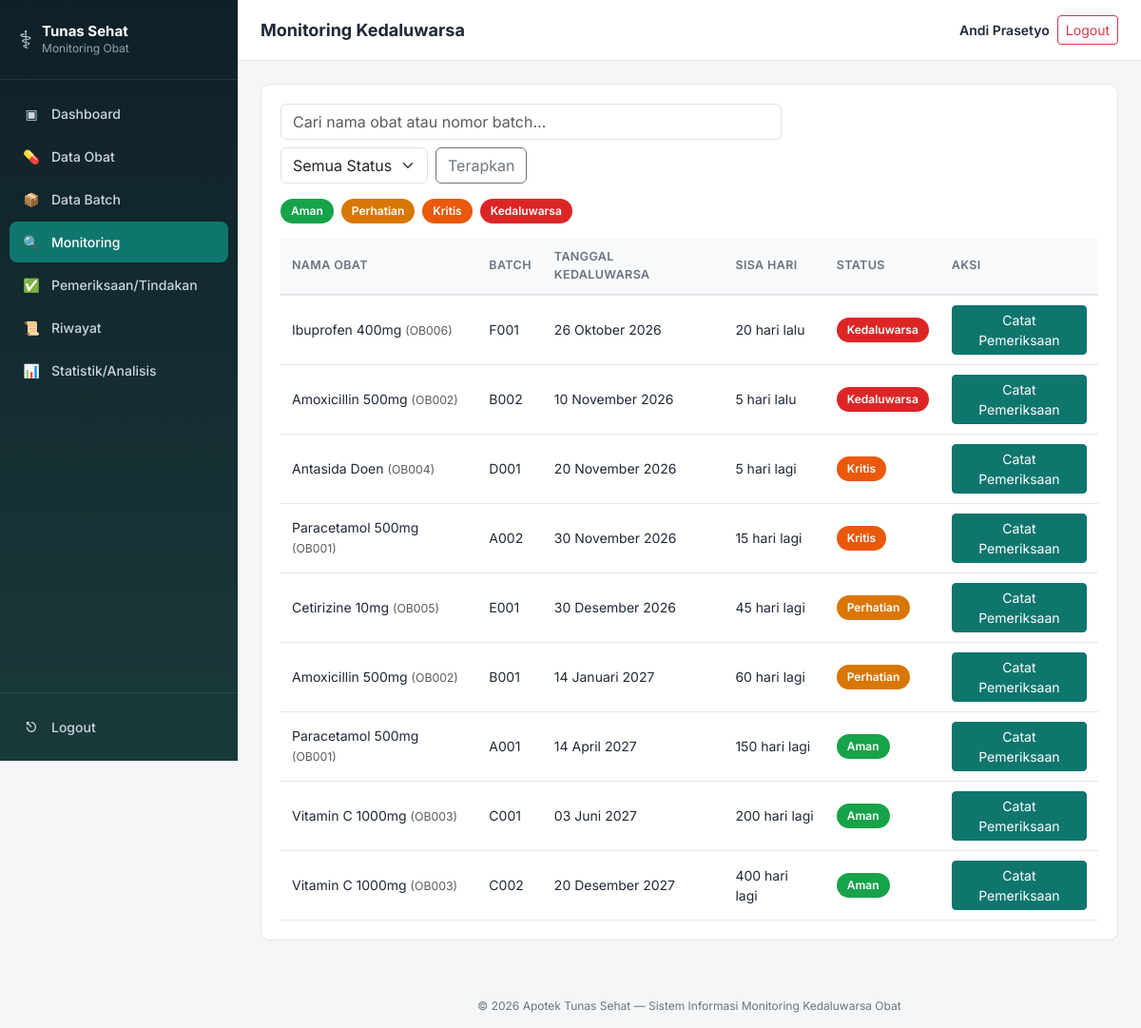
Page /modules/monitoring/index.php (signed in) on the committed database.
### tables this page shows
CREATE TABLE batch (
    id_batch INT AUTO_INCREMENT PRIMARY KEY,
    id_obat INT NOT NULL,
    nomor_batch VARCHAR(50) NOT NULL,
    tanggal_masuk DATE NOT NULL,
    tanggal_kedaluwarsa DATE NOT NULL,
    jumlah_stok INT NOT NULL DEFAULT 0,
    created_at TIMESTAMP DEFAULT CURRENT_TIMESTAMP,
    updated_at TIMESTAMP DEFAULT CURRENT_TIMESTAMP ON UPDATE CURRENT_TIMESTAMP,
    CONSTRAINT fk_batch_obat FOREIGN KEY (id_obat) REFERENCES obat(id_obat)
        ON DELETE RESTRICT ON UPDATE CASCADE
);

CREATE TABLE obat (
    id_obat INT AUTO_INCREMENT PRIMARY KEY,
    kode_obat VARCHAR(20) NOT NULL UNIQUE,
    nama_obat VARCHAR(100) NOT NULL,
    kategori VARCHAR(50) NOT NULL,
    satuan VARCHAR(20) NOT NULL,
    keterangan TEXT NULL,
    created_at TIMESTAMP DEFAULT CURRENT_TIMESTAMP,
    updated_at TIMESTAMP DEFAULT CURRENT_TIMESTAMP ON UPDATE CURRENT_TIMESTAMP
);

### includes/functions.php (called while the page is built, shortened)
<?php
function statusBadgeClass(string $status): string
{
    switch ($status) {
        case 'Aman':        return 'badge-aman';
        case 'Perhatian':   return 'badge-perhatian';
        case 'Kritis':      return 'badge-kritis';
        case 'Kedaluwarsa': return 'badge-kedaluwarsa';
    }
}
function formatTanggalIndo(?string $tanggal): string
{
    $bulan = ['', 'Januari', 'Februari', 'Maret', 'April', 'Mei', 'Juni',
              'Juli', 'Agustus', 'September', 'Oktober', 'November', 'Desember'];
    $d = new DateTime($tanggal);
    return $d->format('d') . ' ' . $bulan[(int) $d->format('n')] . ' ' . $d->format('Y');
}
function e(?string $str): string
{
    return htmlspecialchars($str ?? '', ENT_QUOTES, 'UTF-8');
}
function labelSisaHari(int $sisa): string
{
    if ($sisa > 0) return $sisa . ' hari lagi';
    return abs($sisa) . ' hari lalu';
}

### modules/monitoring/index.php (the view, shortened to what this page needs)
<?php
require_once __DIR__ . '/../../config/config.php';
$filterStatus = $_GET['filter'] ?? '';
$keyword = trim($_GET['q'] ?? '');
$sql = "SELECT b.*, o.nama_obat, o.kode_obat FROM batch b JOIN obat o ON o.id_obat = b.id_obat";
$params = [];
$stmt = $pdo->prepare($sql);
$stmt->execute($params);
$batchList = $stmt->fetchAll();
usort($batchList, fn($a, $b) => $a['sisa_hari'] <=> $b['sisa_hari']);
$statusOptions = ['Aman', 'Perhatian', 'Kritis', 'Kedaluwarsa'];
include __DIR__ . '/../../includes/header.php';
?>
<div class="panel">
  <div class="d-flex justify-content-between align-items-center flex-wrap gap-2 mb-3">
    <form method="GET" class="d-flex gap-2 flex-wrap">
      <input type="text" name="q" class="form-control" placeholder="Cari nama obat atau nomor batch..." value="<?= e($keyword) ?>" style="min-width:230px;">
      <select name="filter" class="form-select" style="width:auto;">
        <option value="">Semua Status</option>
      </select>
      <button class="btn btn-outline-secondary" type="submit">Terapkan</button>
    </form>
  </div>
  <div class="d-flex gap-2 mb-3 flex-wrap">
    <?php foreach ($statusOptions as $s): ?>
      <a href="?filter=<?= $s ?>" class="badge-status <?= statusBadgeClass($s) ?>" style="text-decoration:none; <?= $filterStatus === $s ? 'box-shadow:0 0 0 2px #111827;' : '' ?>"><?= $s ?></a>
    <?php endforeach; ?>
  </div>
  <?php if (empty($batchList)): ?>
    <div class="empty-state"><div class="icon">&#128269;</div>Tidak ada batch yang cocok dengan filter/pencarian.</div>
  <?php else: ?>
  <div class="table-responsive-wrap">
    <table class="table-app">
      <thead>
        <tr><th>Nama Obat</th><th>Batch</th><th>Tanggal Kedaluwarsa</th><th>Sisa Hari</th><th>Status</th><th>Aksi</th></tr>
      </thead>
      <tbody>
      <?php foreach ($batchList as $b): ?>
        <tr>
          <td><?= e($b['nama_obat']) ?> <span class="text-muted small">(<?= e($b['kode_obat']) ?>)</span></td>
          <td><?= e($b['nomor_batch']) ?></td>
          <td><?= formatTanggalIndo($b['tanggal_kedaluwarsa']) ?></td>
          <td><?= labelSisaHari($b['sisa_hari']) ?></td>
          <td><span class="badge-status <?= statusBadgeClass($b['status']) ?>"><?= $b['status'] ?></span></td>
          <td>
            <a href="../pemeriksaan/create.php?id_batch=<?= $b['id_batch'] ?>" class="btn btn-sm btn-primary-app text-white">Catat Pemeriksaan</a>
          </td>
        </tr>
      <?php endforeach; ?>
      </tbody>
    </table>
  </div>
  <?php endif; ?>
</div>
<?php include __DIR__ . '/../../includes/footer.php'; ?>

### assets/css/style.css (style rules this page uses)
:root { --primary: #0f766e; --primary-dark: #0b5a54; --sidebar-bg: #0f2027; --sidebar-bg2: #1a3a3a; --text-main: #1f2937; --text-muted: #6b7280; --border: #e5e7eb; --bg-page: #f4f6f8; --aman: #16a34a; --perhatian: #d97706; --kritis: #ea580c; --kedaluwarsa: #dc2626; --radius: 10px; }
* { box-sizing: border-box; }
body { font-family: 'Inter', -apple-system, BlinkMacSystemFont, 'Segoe UI', sans-serif; background: var(--bg-page); color: var(--text-main); margin: 0; }
.panel { background: #fff; border-radius: var(--radius); border: 1px solid var(--border); padding: 20px; margin-bottom: 22px; }
.badge-status { display: inline-block; padding: 4px 11px; border-radius: 999px; font-size: 12px; font-weight: 600; color: #fff; }
.badge-aman { background: var(--aman); }
.badge-perhatian { background: var(--perhatian); }
.badge-kritis { background: var(--kritis); }
.badge-kedaluwarsa { background: var(--kedaluwarsa); }
.table-app { width: 100%; border-collapse: collapse; font-size: 14px; }
.table-app th { text-align: left; padding: 10px 12px; background: #f9fafb; border-bottom: 2px solid var(--border); font-weight: 600; color: var(--text-muted); font-size: 12.5px; text-transform: uppercase; letter-spacing: .03em; }
.table-app td { padding: 10px 12px; border-bottom: 1px solid var(--border); vertical-align: middle; }
.table-responsive-wrap { overflow-x: auto; }
.btn-primary-app { background: var(--primary); border-color: var(--primary); }

### rows in the picture
batch: id_obat.nama_obat "Ibuprofen 400mg", id_obat.kode_obat "OB006", nomor_batch "F001", tanggal_kedaluwarsa "26 Oktober 2026", sisa_hari "20 hari lalu", status "Kedaluwarsa"
batch: id_obat.nama_obat "Amoxicillin 500mg", id_obat.kode_obat "OB002", nomor_batch "B002", tanggal_kedaluwarsa "10 November 2026", sisa_hari "5 hari lalu", status "Kedaluwarsa"
batch: id_obat.nama_obat "Antasida Doen", id_obat.kode_obat "OB004", nomor_batch "D001", tanggal_kedaluwarsa "20 November 2026", sisa_hari "5 hari lagi", status "Kritis"
batch: id_obat.nama_obat "Paracetamol 500mg", id_obat.kode_obat "OB001", nomor_batch "A002", tanggal_kedaluwarsa "30 November 2026", sisa_hari "15 hari lagi", status "Kritis"
batch: id_obat.nama_obat "Cetirizine 10mg", id_obat.kode_obat "OB005", nomor_batch "E001", tanggal_kedaluwarsa "30 Desember 2026", sisa_hari "45 hari lagi", status "Perhatian"
batch: id_obat.nama_obat "Amoxicillin 500mg", id_obat.kode_obat "OB002", nomor_batch "B001", tanggal_kedaluwarsa "14 Januari 2027", sisa_hari "60 hari lagi", status "Perhatian"
batch: id_obat.nama_obat "Paracetamol 500mg", id_obat.kode_obat "OB001", nomor_batch "A001", tanggal_kedaluwarsa "14 April 2027", sisa_hari "150 hari lagi", status "Aman"
batch: id_obat.nama_obat "Vitamin C 1000mg", id_obat.kode_obat "OB003", nomor_batch "C001", tanggal_kedaluwarsa "03 Juni 2027", sisa_hari "200 hari lagi", status "Aman"
batch: id_obat.nama_obat "Vitamin C 1000mg", id_obat.kode_obat "OB003", nomor_batch "C002", tanggal_kedaluwarsa "20 Desember 2027", sisa_hari "400 hari lagi", status "Aman"

### other values in the picture
$pageTitle "Monitoring Kedaluwarsa"
$user['nama_lengkap'] "Andi Prasetyo"
$s "Aman"
$s "Perhatian"
$s "Kritis"
$s "Kedaluwarsa"
